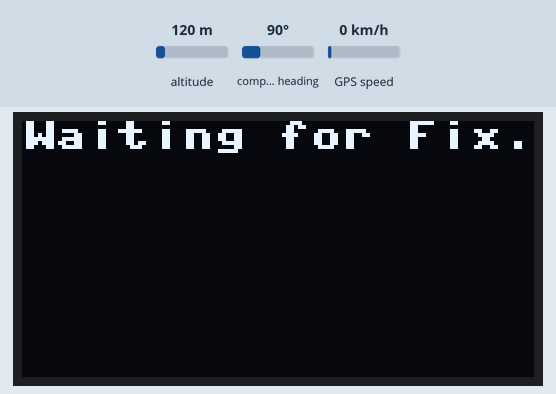
Bench run of a program on a simulated MicroPython board. Parts: 128×64 one-colour display. The test bench sets the inputs (shaded band); at power-on: altitude 120 m, compass heading 90°, GPS speed 0 km/h. The GPS gets a fix after 3 s at 37.7749, -122.4194 with 8 satellites; threads take turns every 2 ms; the clock reads 2024-03-15 10:24:30 at power-on unless the program sets it; what the program prints to the serial console is not drawn.

Above: at 3.5 s.
3.6 s: altitude set to 20 m
At 5.2 s:
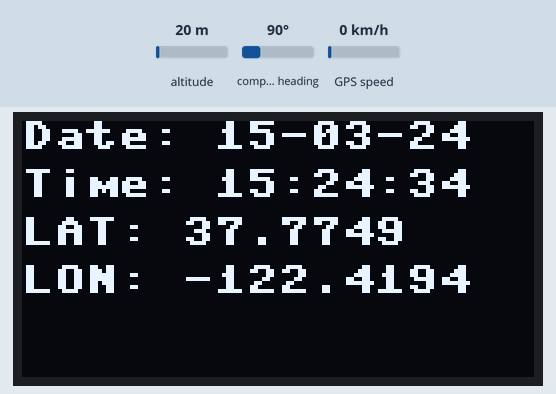
7.7 s: compass heading set to 7°
At 11.3 s:
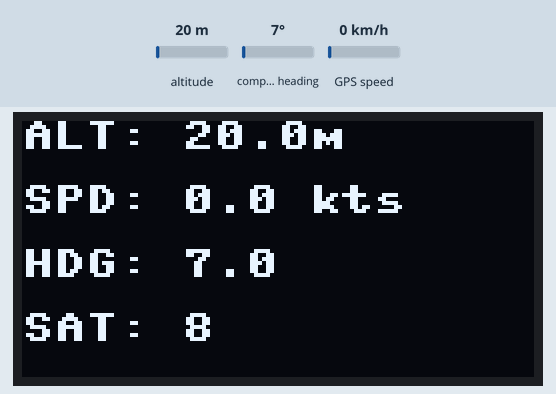
11.6 s: GPS speed set to 2 km/h
At 14.1 s:
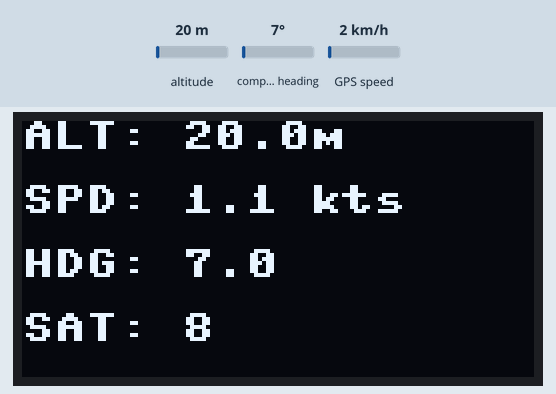
14.9 s: altitude set to 250 m
At 17.9 s:
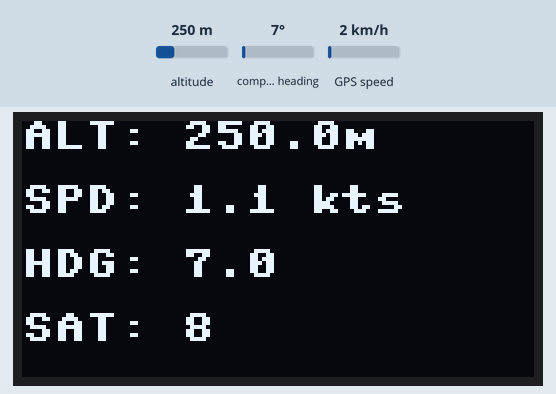
18.2 s: compass heading set to 90°
At 20.9 s:
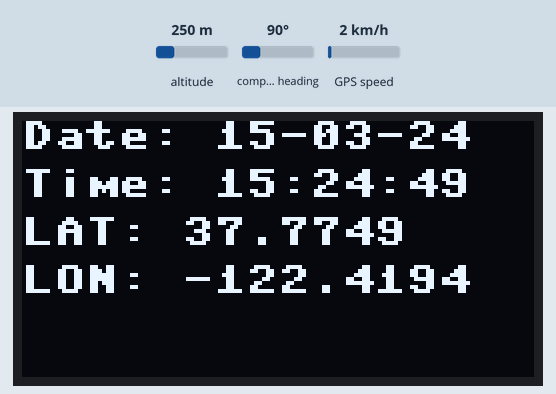
Timing chart, 0 to 22.4 s (numbered marks = the images above; inputs shaded):
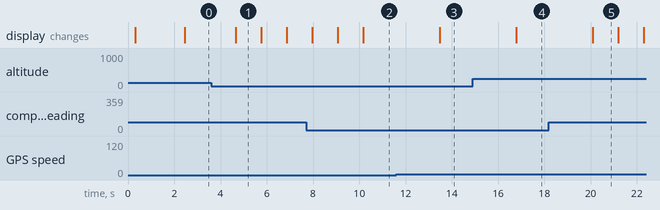

The program:

altitdue_oled_screen_mode.py
```python
from machine import Pin, UART, SoftI2C
import time
import _thread
from ssd1306 import SSD1306_I2C

i2c2 = SoftI2C(sda=Pin(2), scl=Pin(3), freq=100000)
time.sleep(0.2)
dsp = SSD1306_I2C(128, 64, i2c2)

dataLock = _thread.allocate_lock()
keepRunning = True
GPS = UART(1, baudrate=9600, tx=Pin(8), rx=Pin(9))
GPS.write(b"$PMTK314,0,1,1,1,1,1,1,0,0,0,0,0,0,0,0,0,0,0,0*28\r\n")

NMEAdata = {
    'GPGGA' : "",
    'GPGSA' : "",
    'GPRMC' : "",
    'GPVTG' : ""
}

GPSdata = {
    'latDD'     : 0,
    'lonDD'     : 0,
    'heading'   : 0,
    'fix'       : False,
    'sats'      : 0,
    'knots'     : 0,
    'altitude'  : 0,
    'date'      : "",
    'time'      : ""
}

screenMode = 0  # 0 = screen 1, 1 = screen 2
lastFlip = time.time()

def gpsThread():
    print("Thread Running")
    global keepRunning, NMEAdata
    GPGGA = ""
    GPGSA = ""
    GPRMC = ""
    GPVTG = ""

    while not GPS.any():
        pass
    while GPS.any():
        junk = GPS.read()
        print(junk)

    myNMEA = ""
    while keepRunning:
        if GPS.any():
            myChar = GPS.read(1).decode('utf-8')
            myNMEA = myNMEA + myChar
            if myChar == '\n':
                myNMEA = myNMEA.strip()
                if len(myNMEA) > 6:
                    if myNMEA[1:6] == "GPGGA":
                        GPGGA = myNMEA
                    if myNMEA[1:6] == "GPGSA":
                        GPGSA = myNMEA
                    if myNMEA[1:6] == "GPRMC":
                        GPRMC = myNMEA
                    if myNMEA[1:6] == "GPVTG":
                        GPVTG = myNMEA
                    if GPGGA != "" and GPGSA != "" and GPRMC != "" and GPVTG != "":
                        dataLock.acquire()
                        NMEAdata = {
                            'GPGGA' : GPGGA,
                            'GPGSA' : GPGSA,
                            'GPRMC' : GPRMC,
                            'GPVTG' : GPVTG
                        }
                        dataLock.release()
                myNMEA = ""
    print("Thread Terminated Cleanly")

def parseGPS():
    try:
        readFix = int(NMEAmain['GPGGA'].split(',')[6])
        if readFix != 0:
            GPSdata['fix'] = True

            # Parse Latitude
            latRAW = NMEAmain['GPGGA'].split(',')[2]
            if latRAW:
                latDD = int(latRAW[0:2]) + float(latRAW[2:])/60
                if NMEAmain['GPGGA'].split(',')[3] == 'S':
                    latDD = -latDD
                GPSdata['latDD'] = latDD

            # Parse Longitude
            lonRAW = NMEAmain['GPGGA'].split(',')[4]
            if lonRAW:
                lonDD = int(lonRAW[0:3]) + float(lonRAW[3:])/60
                if NMEAmain['GPGGA'].split(',')[5] == 'W':
                    lonDD = -lonDD
                GPSdata['lonDD'] = lonDD

            # Parse Altitude
            alt_str = NMEAmain['GPGGA'].split(',')[9]
            if alt_str:
                GPSdata['altitude'] = float(alt_str)
            else:
                GPSdata['altitude'] = 0

            # Parse Heading
            heading_str = NMEAmain['GPRMC'].split(',')[8]
            if heading_str:
                GPSdata['heading'] = float(heading_str)
            else:
                GPSdata['heading'] = 0

            # Parse Speed
            knots_str = NMEAmain['GPRMC'].split(',')[7]
            if knots_str:
                GPSdata['knots'] = float(knots_str)
            else:
                GPSdata['knots'] = 0

            # Parse Satellites
            sats = NMEAmain['GPGGA'].split(',')[7]
            sats = int(sats)
            GPSdata['sats'] = sats if sats else '0'

            # Parse Date and Time
            utc_time = NMEAmain['GPRMC'].split(',')[1]
            utc_date = NMEAmain['GPRMC'].split(',')[9]

            if utc_time and utc_date:
                hour = int(utc_time[0:2]) + 5
                if hour >= 24:
                    hour -= 24
                minute = int(utc_time[2:4])
                second = int(utc_time[4:6])
                day = int(utc_date[0:2])
                month = int(utc_date[2:4])
                year = int("20" + utc_date[4:6])

                GPSdata['date'] = "{:02d}-{:02d}-{:02d}".format(day, month, year % 100)
                GPSdata['time'] = "{:02d}:{:02d}:{:02d}".format(hour, minute, second)
        else:
            GPSdata['fix'] = False

    except (ValueError, IndexError) as e:
        print("GPS Parse Error:", e)
        GPSdata['fix'] = False

def dispOLED():
    global screenMode, lastFlip

    # Check if 10 seconds passed, flip screen
    if time.time() - lastFlip >= 10:
        screenMode = 1 - screenMode  # Toggle between 0 and 1
        lastFlip = time.time()

    dsp.fill(0)

    if GPSdata['fix'] == False:
        dsp.text("Waiting for Fix...", 0, 0)
    else:
        if screenMode == 0:
            # Screen 1: Date, Time, Lat, Lon
            dsp.text("Date: " + str(GPSdata['date']), 0, 0)
            dsp.text("Time: " + str(GPSdata['time']), 0, 12)
            dsp.text("LAT: " + str(round(GPSdata['latDD'], 4)), 0, 24)
            dsp.text("LON: " + str(round(GPSdata['lonDD'], 4)), 0, 36)
        else:
            # Screen 2: Altitude, Speed, Heading, Sats
            dsp.text("ALT: " + str(round(GPSdata['altitude'], 1)) + "m", 0, 0)
            dsp.text("SPD: " + str(round(GPSdata['knots'], 1)) + " kts", 0, 16)
            dsp.text("HDG: " + str(round(GPSdata['heading'], 1)), 0, 32)
            dsp.text("SAT: " + str(GPSdata['sats']), 0, 48)

    dsp.show()

# Start GPS thread
_thread.start_new_thread(gpsThread, ())
time.sleep(2)

try:
    while True:
        dataLock.acquire()
        NMEAmain = NMEAdata.copy()
        dataLock.release()
        parseGPS()

        if GPSdata['fix'] == False:
            print("Waiting for Fix . . .")
        else:
            print("GPS Report:")
            print("Date:", GPSdata['date'], "Time:", GPSdata['time'])
            print("Lat:", GPSdata['latDD'], "Lon:", GPSdata['lonDD'])
            print("Alt:", GPSdata['altitude'], "Knots:", GPSdata['knots'])
            print("Heading:", GPSdata['heading'], "Sats:", GPSdata['sats'])
            print()

        dispOLED()
        time.sleep(1)

except KeyboardInterrupt:
    print("\nStopping Program . . . Cleaning Up UART")
    keepRunning = False
    time.sleep(1)
    GPS.deinit()
    time.sleep(1)
    dsp.fill(0)
    dsp.show()
    print("Exited Cleanly")
```

Measured:
- after the input at 11.6 s, the display: changes after 1.9 s (image 3)
- after the input at 14.9 s, the display: changes after 1.9 s (image 4)
- what the display in image 1 shows lasts 1.1 s, from 4.7 s to 5.8 s
